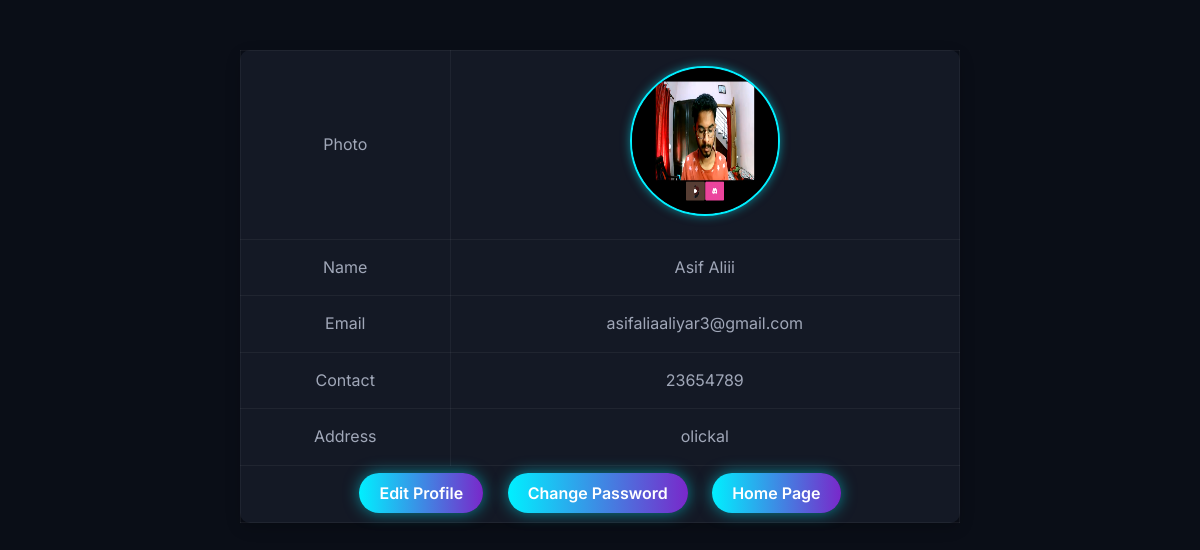
Screenshot of /User/myprofile/ (signed in) with the database file from the repository.
### Guest/models.py (models this page shows)
class tbl_user(models.Model):
    user_name=models.CharField(max_length=30)
    user_email=models.CharField(max_length=30)
    user_password=models.CharField(max_length=30)
    user_address=models.CharField(max_length=30)
    user_photo=models.FileField(upload_to='Assets/Files/User')
    user_proof=models.FileField(upload_to='Assets/Files/User')
    user_contact=models.CharField(max_length=30)

### User/views.py (the view)
# urls.py: path('myprofile/',views.myprofile,name="myprofile"),
def myprofile(request):
    profileData=tbl_user.objects.get(id=request.session['uid'])
    return render (request,'User/myprofile.html',{'profileData':profileData})

### User/Templates/User/myprofile.html (shortened to what this page needs)
<!DOCTYPE html>
<html lang="en">
<head>
</head>
<body align="center">
    <form method="POST" enctype="multipart/form-data">
        <table border="2">
            <tr>
                <td>Photo</td>
                <td><img src="{{profileData.user_photo.url}}" width="150px" height="150px" alt="Profile Picture" /></td>
            </tr>
            <tr>
                <td>Name</td>
                <td>{{profileData.user_name}}</td>
            </tr>
            <tr>
                <td>Email</td>
                <td>{{profileData.user_email}}</td>
            </tr>
            <tr>
                <td>Contact</td>
                <td>{{profileData.user_contact}}</td>
            </tr>
            <tr>
                <td>Address</td>
                <td>{{profileData.user_address}}</td>
            </tr>
            <tr>
                <td colspan="2" align="center">
                    <a href="{% url 'User:editprofile' %}" class="cta-button">Edit Profile</a>
                    <a href="{% url 'User:changePassword' %}" class="cta-button" style="margin-left: 20px;">Change Password</a>
                    <a href="{% url 'User:homepage' %}" class="cta-button" style="margin-left: 20px;">Home Page</a>
                </td>
            </tr>
        </table>
    </form>
</body>
</html>

### User/Templates/User/myprofile.html (style rules this page uses)
:root { --bg-primary: #0a0e17; --bg-secondary: #141925; --bg-tertiary: #1e2433; --text-primary: #ffffff; --text-secondary: #a0a7b8; --accent-primary: #00f0ff; --accent-secondary: #7928ca; --glow-primary: rgba(0, 240, 255, 0.5); --transition-speed: 0.3s; }
* { margin: 0; padding: 0; box-sizing: border-box; }
body { font-family: 'Inter', sans-serif; background-color: var(--bg-primary); color: var(--text-primary); line-height: 1.6; overflow-x: hidden; }
table { width: 60%; margin: 50px auto; background-color: var(--bg-secondary); border-radius: 10px; border: 1px solid rgba(255, 255, 255, 0.05); box-shadow: 0 5px 15px rgba(0, 0, 0, 0.2); border-collapse: collapse; }
td { padding: 15px; color: var(--text-secondary); }
img { border-radius: 50%; border: 2px solid var(--accent-primary); box-shadow: 0 0 10px var(--glow-primary); }
a { text-decoration: none; color: var(--accent-primary); font-weight: 600; transition: all var(--transition-speed) ease; }
.cta-button { padding: 10px 20px; border-radius: 30px; font-weight: 600; font-size: 1rem; cursor: pointer; transition: all var(--transition-speed) ease; border: none; outline: none; background: linear-gradient(to right, var(--accent-primary), var(--accent-secondary)); color: var(--text-primary); box-shadow: 0 0 15px var(--glow-primary); }

### rows the page displays
tbl_user: user_photo (picture), user_name "Asif Aliii", user_email "asifaliaaliyar3@gmail.com", user_contact "23654789", user_address "olickal"
